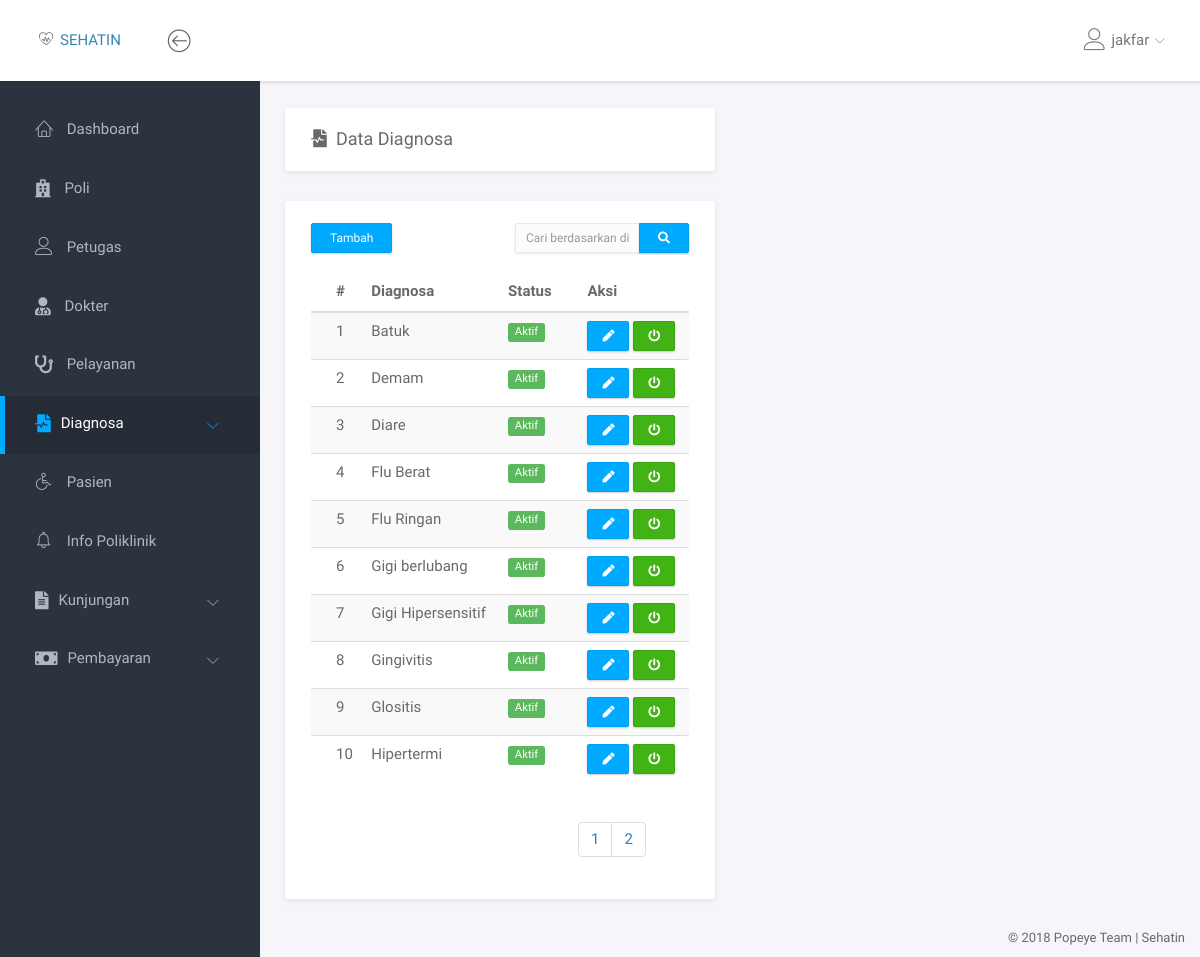
The app's page /diagnosa/data_diagnosa.php (signed in) with its own data.
### tables this page shows
CREATE TABLE `diagnosa` (
  `id_diagnosa` tinyint(3) NOT NULL,
  `diagnosa` varchar(30) NOT NULL,
  `status` enum('Aktif','Non Aktif') NOT NULL
);

### diagnosa/data_diagnosa.php (the view, shortened to what this page needs)
<!doctype html>
<html lang="en">
<head>
	<link rel="stylesheet" href="../assets/vendor/bootstrap/css/bootstrap.min.css">
	<link rel="stylesheet" href="../assets/vendor/font-awesome/css/font-awesome.min.css">
	<link rel="stylesheet" href="../assets/vendor/linearicons/style.css">
	<link rel="stylesheet" href="../assets/vendor/chartist/css/chartist-custom.css">
	<link rel="stylesheet" href="../assets/css/main.css">
</head>
<body>
	<div id="wrapper">
		<?php
			include '../dashboard/navbar.php';
			include '../dashboard/left_sidebar.php';
		 ?>
		<div class="main">
			<div class="main-content">
				<div class="container-fluid">
					<div class="row">
						<div class="col-md-6">
							<div class="panel">
								<div class="panel-heading">
									<h3 class="panel-title"><i class="fas fa-file-medical-alt"></i>&ensp;Data Diagnosa</h3>
								</div>
							</div>
						</div>
					</div>
					<div class="row">
						<div class="col-md-6">
							<div class="panel">
								<br>
								<div class="row">
									<div class="col-md-2">
										<a href="tambah_diagnosa.php"><button type="button" class="btn btn-primary btn-sm" style="margin-left: 25px; margin-bottom: 10px;">Tambah</button></a>
									</div>
									 <div class="col-md-4"></div>
									<div class="col-md-6">
										<form action="" method="POST">
											<div class="input-group" style="margin-right: 25px;">
												<input type="text" name="cari" class="form-control input-sm" placeholder="Cari berdasarkan diagnosa ...">
												<span class="input-group-btn"><button type="submit" name="btn_cari" class="btn btn-primary btn-sm"><i class="fa fa-search"></i></button></span>
											</div>
										</form>
									</div>
								</div>
								<div class="panel-body">
									<div class="table-responsive">
										<table class="table table-striped table-hover">
											<thead>
												<tr>
													<th>#</th>
													<th>Diagnosa</th>
													<th>Status</th>
													<th>Aksi</th>
												</tr>
											</thead>
											<tbody>
												<?php
													if (isset($_POST['btn_cari'])) {
														$query = "SELECT * FROM diagnosa WHERE diagnosa LIKE '%$_POST[cari]%' ORDER BY diagnosa ASC";
														$no = 1;
													}
													else{
														$halaman = 10;
														$page = isset($_GET['halaman']) ? (int)$_GET['halaman'] : 1;
														$mulai = ($page > 1) ? ($page * $halaman) - $halaman : 0;
														$jml = mysqli_query($con, "SELECT COUNT(*) AS jml_diagnosa FROM diagnosa");
														$jml_diagnosa = mysqli_fetch_assoc($jml);
														$query = "SELECT * FROM diagnosa ORDER BY diagnosa ASC LIMIT $mulai, $halaman";
														$pages = ceil($jml_diagnosa['jml_diagnosa']/$halaman);
														$no = $mulai + 1;
													}
													$result = mysqli_query($con, $query);
													foreach ($result as $val) {
														$title = $val['status'] == 'Aktif' ? 'Non Aktifkan' : 'Aktifkan';
														$btnclass = $val['status'] == 'Aktif' ? 'btn-success' : 'btn-danger';
														$label = $val['status'] == 'Aktif' ? 'label label-success' : 'label label-danger';
														echo "<tr>
																<td>$no</td>
																<td>$val[diagnosa]</td>
																<td><span class='$label'>$val[status]</span></td>
																<td><a href='edit_diagnosa.php?id_diagnosa=$val[id_diagnosa]' class='btn btn-primary btn-xs' title='Edit'> <i class='fas fa-pen'></i></a> <a onclick = 'return konfirm()' href='status_diagnosa.php?id_diagnosa=$val[id_diagnosa]&status=$val[status]' class='btn $btnclass btn-xs' title='$title'><i class='fa fa-power-off'></i></a></td>
															  </tr>
														";
														$no++;
													}
														?>
											</tbody>
										</table>
									</div>
									<?php if (!isset($_POST['btn_cari'])): ?>
										<div class="col-md-4 col-md-offset-8">
											<ul class="pagination">
												<?php for ($i=1; $i <= $pages ; $i++) { ?>
													<li><a href="?halaman=<?php echo $i ?>" class="<?php echo $i==$_GET['halaman'] ? 'active' : '' ?>" ><?php echo $i; ?></a></li>
												<?php } ?>
											</ul>
										</div>
									<?php endif ?>
								</div>
							</div>
						</div>
					</div>
				</div>
			</div>
		</div>
		<?php include '../dashboard/footer.php'; ?>
	</div>
</body>
</html>

### assets/css/main.css (style rules this page uses)
html { position: relative; min-height: 100%; }
body { background-color: #F3F5F8; font-family: "Source Sans Pro", sans-serif; font-size: 15px; color: #676a6d; }
a { color: #3287B2; }
th { font-weight: 600; }
#wrapper .main { -webkit-transition: all 0.3s ease-in-out; -moz-transition: all 0.3s ease-in-out; -ms-transition: all 0.3s ease-in-out; -o-transition: all 0.3s ease-in-out; transition: all 0.3s ease-in-out; width: calc(100% - 260px); left: 0; position: relative; float: right; background-color: #f5f5fa; }
#wrapper #sidebar-nav, #wrapper .main { padding-top: 80px; }
.main-content { padding: 28px 10px; }
.form-control { -moz-box-shadow: 0px 1px 2px 0 rgba(0, 0, 0, 0.1); -webkit-box-shadow: 0px 1px 2px 0 rgba(0, 0, 0, 0.1); box-shadow: 0px 1px 2px 0 rgba(0, 0, 0, 0.1); -webkit-border-radius: 2px; -moz-border-radius: 2px; border-radius: 2px; border-color: #eaeaea; background-color: #fcfcfc; }
.input-group { -moz-box-shadow: 0px 1px 2px 0 rgba(0, 0, 0, 0.1); -webkit-box-shadow: 0px 1px 2px 0 rgba(0, 0, 0, 0.1); box-shadow: 0px 1px 2px 0 rgba(0, 0, 0, 0.1); }
.input-group .form-control, .input-group-addon, .input-group-btn { -moz-box-shadow: none; -webkit-box-shadow: none; box-shadow: none; }
.btn { -webkit-border-radius: 2px; -moz-border-radius: 2px; border-radius: 2px; -moz-box-shadow: 0px 1px 2px 0 rgba(0, 0, 0, 0.2); -webkit-box-shadow: 0px 1px 2px 0 rgba(0, 0, 0, 0.2); box-shadow: 0px 1px 2px 0 rgba(0, 0, 0, 0.2); padding: 6px 22px; }
.btn-group-sm > .btn, .btn-sm { padding: 5px 18px; }
.btn-group-xs > .btn, .btn-xs { padding: 5px 14px; }
.btn-primary { background-color: #00AAFF; border-color: #00a0f0; }
.btn-success { background-color: #41B314; border-color: #3ca512; }
.panel { -webkit-border-radius: 3px; -moz-border-radius: 3px; border-radius: 3px; -moz-box-shadow: 0 2px 6px rgba(0, 0, 0, 0.08); -webkit-box-shadow: 0 2px 6px rgba(0, 0, 0, 0.08); box-shadow: 0 2px 6px rgba(0, 0, 0, 0.08); background-color: #fff; margin-bottom: 30px; }
.panel .panel-heading, .panel .panel-body, .panel .panel-footer { padding-left: 25px; padding-right: 25px; }
.panel .panel-heading { padding-top: 20px; padding-bottom: 20px; position: relative; }
.panel .panel-heading .panel-title { margin: 0; font-size: 18px; font-weight: 300; }
.panel .panel-body { padding-top: 10px; padding-bottom: 15px; }
.panel .table > thead > tr > td:first-child, .panel .table > thead > tr > th:first-child, .panel .table > tbody > tr > td:first-child, .panel .table > tbody > tr > th:first-child, .panel .table > tfoot > tr > td:first-child, .panel .table > tfoot > tr > th:first-child { padding-left: 25px; }
.panel .table > thead > tr > td:last-child, .panel .table > thead > tr > th:last-child, .panel .table > tbody > tr > td:last-child, .panel .table > tbody > tr > th:last-child, .panel .table > tfoot > tr > td:last-child, .panel .table > tfoot > tr > th:last-child { padding-left: 25px; }
.label { font-weight: normal; }

### records on screen
diagnosa: diagnosa "Batuk", status "Aktif"
diagnosa: diagnosa "Demam", status "Aktif"
diagnosa: diagnosa "Diare", status "Aktif"
diagnosa: diagnosa "Flu Berat", status "Aktif"
diagnosa: diagnosa "Flu Ringan", status "Aktif"
diagnosa: diagnosa "Gigi berlubang", status "Aktif"
diagnosa: diagnosa "Gigi Hipersensitif", status "Aktif"
diagnosa: diagnosa "Gingivitis", status "Aktif"
diagnosa: diagnosa "Glositis", status "Aktif"
diagnosa: diagnosa "Hipertermi", status "Aktif"

### other values on screen
$_SESSION['username'] "jakfar"
